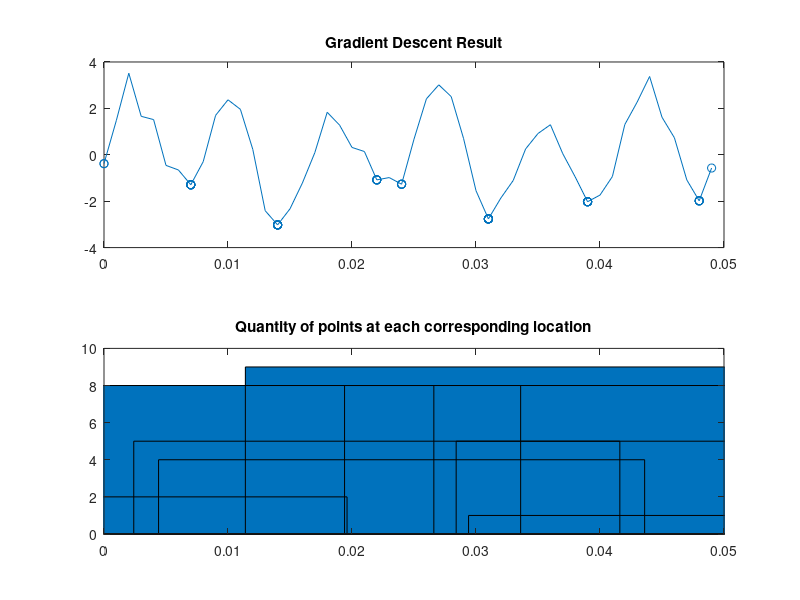
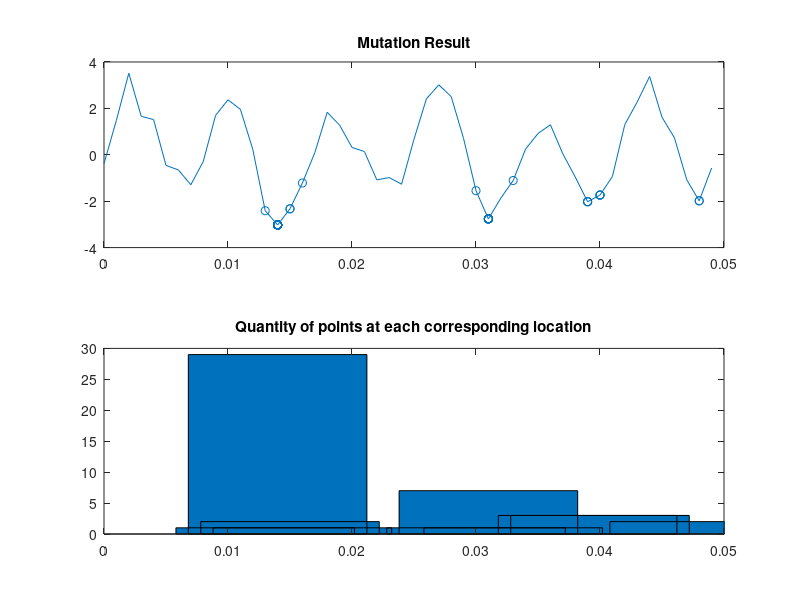

Recreate these plots in MATLAB, in order.
%% Generating Simulation Enviorment
close all
tp = (0:0.001:1)';
yp = sin(2*pi*50*tp) + 2*sin(2*pi*120*tp);
yn = yp + 0.5*randn(size(tp));
t = tp(1:50);
y = yn(1:50);

%% Gradient Descent Algorithm for 2D Graph
% Additional information can be found at
% https://www.geeksforgeeks.org/introduction-hill-climbing-artificial-intelligence/
resx = [1:50];
res = [1:50];
N = 50;
p = randperm(N);
for i = 1:50
    curr = p(i);
    if (curr ~= 1) && (curr ~= 50)
        while (yn(curr+1) < yn(curr)) || (yn(curr-1) < yn(curr)) 
            if (yn(curr+1) < yn(curr))
                curr = curr + 1;
                if curr == 50
                    break;
                end
            else
                curr = curr - 1;
                if curr == 1
                    break;
                end
            end
        end
    end
    res(i) = yn(curr);
    resx(i) = t(curr);
end

figure
subplot(2,1,1);
plot(t,y);
title('Gradient Descent Result');
xlim([0 0.05]);
hold on;
scatter(resx,res);
hold off;

u1 = unique(res);
psize1 = size(u1);
xx1 = zeros(1,psize1(2)); % occurances
x1 = zeros(1,psize1(2)); % x-axis position
for i = 1:psize1(2)
    for j = 1:50
        if(u1(i) == res(j))
            xx1(i) = xx1(i) + 1;
            x1(i) = resx(j);
        end
    end
end

Z1 = [x1' u1' xx1'];
subplot(2,1,2);
bar(x1,xx1);
xlim([0 0.05]);
title('Quantity of points at each corresponding location');
colormap(jet);

%% Genetic Algorithm (Simulated Anneling)
% Additional information can be found at 
% http://mathworld.wolfram.com/SimulatedAnnealing.html
resx2 = [1:50];
res2 = [1:50];
N = 50;
p = randperm(N);
for i = 1:50
    location = p(i);
    for j = 1:20000
        ranIndex = randperm(N);
        Neigh = ranIndex(i);
        ranNum = randperm(75);
        if yn(Neigh) < yn(location)
            location = Neigh;
        elseif ranNum(1) == 1
            location = Neigh;
        end
    end
    res2(i) = yn(location);
    resx2(i) = t(location);
end

figure
subplot(2,1,1);
plot(t,y);
xlim([0 0.05]);
hold on;
scatter(resx2,res2);
title('Mutation Result');
hold off;

u = unique(res2);
psize = size(u);
xx = zeros(1,psize(2)); % occurances
x = zeros(1,psize(2)); % x-axis position
for i = 1:psize(2)
    for j = 1:50
        if(u(i) == res2(j))
            xx(i) = xx(i) + 1;
            x(i) = resx2(j);
        end
    end
end

Z = [x' u' xx'];
subplot(2,1,2);
bar(x,xx);
xlim([0 0.05]);
title('Quantity of points at each corresponding location');
colormap(jet);